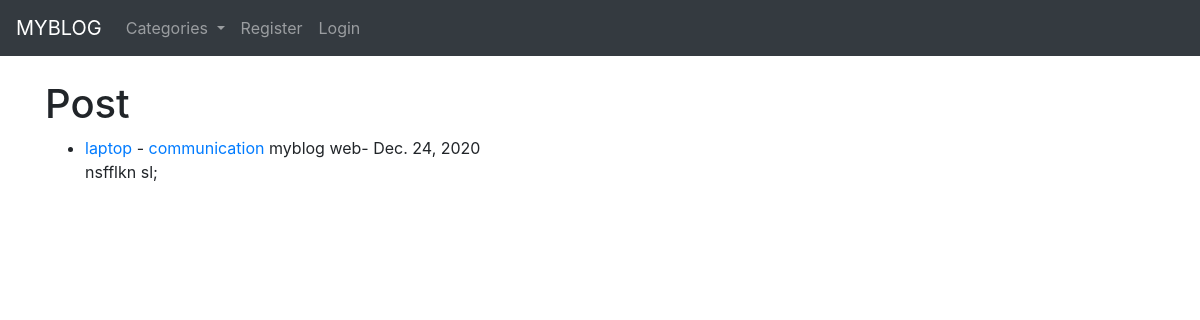
The page / on the database its author committed.
### myblog/models.py (models this page shows, shortened)
class Post(models.Model):
    title=models.CharField(max_length=30)
    header_image=models.ImageField(null=True,blank=True,upload_to="images/")
    title_tag = models.CharField(null=True,max_length=200)
    author=models.ForeignKey(User,on_delete=models.CASCADE)
    body = RichTextField(max_length=300,blank=True,null=True)
    post_date=models.DateField(null=True,auto_now_add=True)
    category=models.CharField(max_length=300,default='coding')
    snippet=models.CharField(max_length=300)
    likes=models.ManyToManyField(User,related_name='blog_posts')

### myblog/views.py (the view)
# urls.py: path('',HomeView.as_view(),name="home"),
class HomeView(ListView):
    model = Post
    template_name = "myblog/home.html"
    ordering = ['-post_date']
    def get_context_data(self,*args, **kwargs):
        cat_menu=Category.objects.all()
        context=super(HomeView,self).get_context_data(*args,**kwargs)
        context["cat_menu"]=cat_menu
        return context

### myblog/models.py (called while the page is built)
    def __str__(self):
        return self.name

### myblog/templates/myblog/home.html (shortened to what this page needs)
{% extends 'myblog/base.html' %}
{% block content %}
<h1> Post </h1>
<ul>
{% for post in object_list %}
<li><a href="{% url 'article-detail' post.pk %}">
    {{ post.title }} </a>-
    <a href="{% url 'category' post.category|slugify  %}"> {{ post.category }}</a>
    {{ post.author.first_name }}
    {{ post.author.last_name }}-
    {{ post.post_date }}
          <br/>
        {{ post.snippet }}</li>
{% endfor %}
</ul>
{% endblock %}

### rows shown on the page
Post: title "laptop", category "communication", author.first_name "myblog", author.last_name "web", post_date "Dec. 24, 2020", snippet "nsfflkn sl;"
